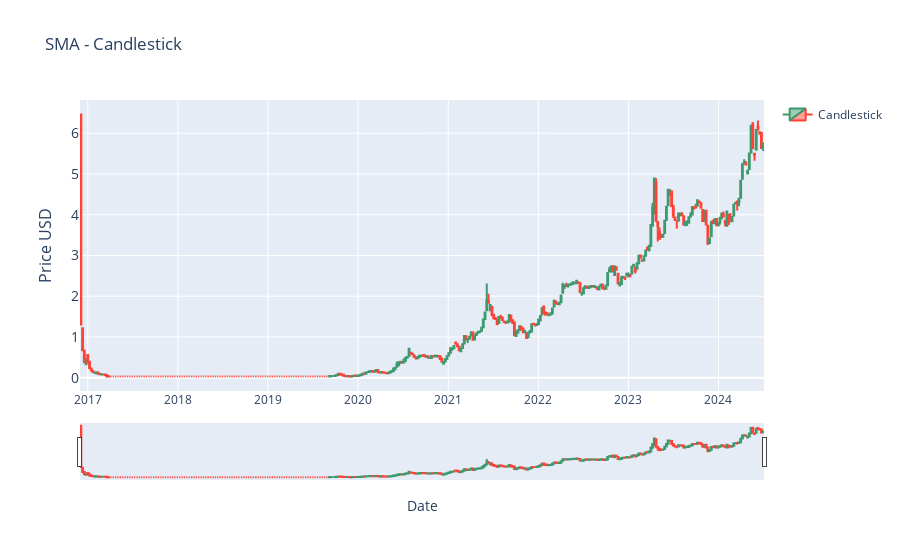

Notebook code cell kept with this figure:
### Code cell
#CANDLESTICK BUT WITH FIRST AND LAST INSTEAD OF MEAN AND MEDIAN

import plotly.graph_objects as go
import pandas as pd
from ipywidgets import interact, DatePicker
import numpy as np

# renames current item to df
df = current_item.copy()

# Resample the data to weekly timeframe
# NOTE: Range can be altered: 'W' (week), 'M' (Month), '2D' (2 Days)
new_data = df.resample('w').agg({
    'price_usd': ['max', 'min', 'first', 'last'],
    'volume': 'sum'
})


# Slices the multi-level columns and renames
new_data.columns = ['high', 'low', 'open', 'close' ,'volume']


# Function to update the graph based on the selected date range
def update_graph(start_date, end_date):
 

    mask = (new_data.index >= pd.to_datetime(start_date)) & (new_data.index <= pd.to_datetime(end_date))
    filtered_data = new_data.loc[mask]

    
    # Creating the candlestick chart
    fig = go.Figure(data=[go.Candlestick(x=filtered_data.index,
                                         open=filtered_data['open'],
                                         high=filtered_data['high'],
                                         low=filtered_data['low'],
                                         close=filtered_data['close'],
                                         name='Candlestick')])
    


    # Formatting
    fig.update_layout(
        title='SMA - Candlestick',
        xaxis_title='Date',
        yaxis_title='Price USD',
        yaxis=dict(
            title='Price USD',
            titlefont_size=16,
            tickfont_size=14,
        ),
        
        showlegend=True
    )

    fig.show()




# Creating interactive widgets for date selection
start_date_picker = DatePicker(description='Start Date', value=START_DATE)
end_date_picker = DatePicker(description='End Date', value=END_DATE)

# Display the interactive widget

interact(update_graph, start_date=start_date_picker, end_date=end_date_picker)

### Figure 1 — Plotly figure (JSON) as saved in the notebook; plotly's stock layout.template omitted (floating-point values rounded to 4 significant figures; data arrays with more than 128 entries replaced by an {"elided": "..."} marker saying what was removed)
{"data": [{"close": {"elided": "396 float values"}, "high": {"elided": "396 float values"}, "low": {"elided": "396 float values"}, "name": "Candlestick", "open": {"elided": "396 float values"}, "type": "candlestick", "x": {"elided": "396 str values"}}], "layout": {"showlegend": true, "title": {"text": "SMA - Candlestick"}, "xaxis": {"title": {"text": "Date"}}, "yaxis": {"tickfont": {"size": 14}, "title": {"font": {"size": 16}, "text": "Price USD"}}}}
